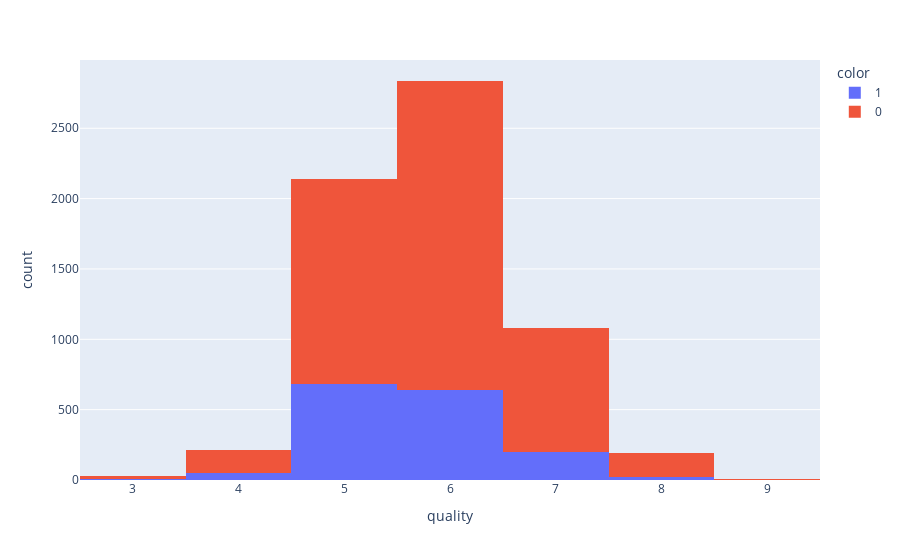

Here is the notebook cell this chart was saved with:
### Code cell
fig = px.histogram(wine, x="quality", color='color')
fig.show()

### Figure 1 — Plotly figure (JSON) as saved in the notebook; plotly's stock layout.template omitted (floating-point values rounded to 4 significant figures; data arrays with more than 128 entries replaced by an {"elided": "..."} marker saying what was removed)
{"data": [{"alignmentgroup": "True", "bingroup": "x", "hovertemplate": "color=1<br>quality=%{x}<br>count=%{y}<extra></extra>", "legendgroup": "1", "marker": {"color": "#636efa"}, "name": "1", "offsetgroup": "1", "orientation": "v", "showlegend": true, "type": "histogram", "x": {"elided": "1599 int values"}, "xaxis": "x", "yaxis": "y"}, {"alignmentgroup": "True", "bingroup": "x", "hovertemplate": "color=0<br>quality=%{x}<br>count=%{y}<extra></extra>", "legendgroup": "0", "marker": {"color": "#EF553B"}, "name": "0", "offsetgroup": "0", "orientation": "v", "showlegend": true, "type": "histogram", "x": {"elided": "4898 int values"}, "xaxis": "x", "yaxis": "y"}], "layout": {"barmode": "relative", "legend": {"title": {"text": "color"}, "tracegroupgap": 0}, "margin": {"t": 60}, "xaxis": {"anchor": "y", "domain": [0, 1], "title": {"text": "quality"}}, "yaxis": {"anchor": "x", "domain": [0, 1], "title": {"text": "count"}}}}
